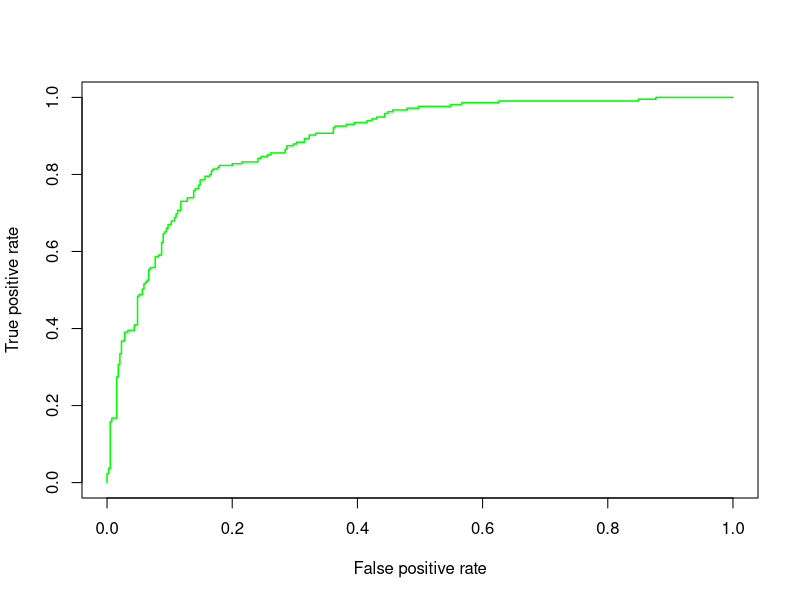

The R source for this figure:
library(caret)
library(kernlab)
library(ROCR)
data(segmentationData)

summary(segmentationData)
dim(segmentationData)

#Distribution of Target Variable
table(segmentationData$Class)

table(segmentationData$Class) / length(segmentationData$Class)

#Split Data into Training and Validation
Index <- createDataPartition(segmentationData$Class,p=.7,list=FALSE)
svm.train <- segmentationData[Index,]
svm.validate  <- segmentationData[-Index,]
trainX <-svm.train[,4:61] 

# Setup for cross validation
set.seed(123)
ctrl <- trainControl(method="cv",
                     number = 2,
                     summaryFunction=twoClassSummary,
                     classProbs=TRUE)

# Grid search to fine tune SVM
grid <- expand.grid(sigma = c(.01, .015, 0.2),
                    C = c(0.75, 0.9, 1, 1.1, 1.25))

#Train SVM
svm.tune <- train(x=trainX,
                  y= svm.train$Class,
                  method = "svmRadial",
                  metric="ROC",
                  tuneGrid = grid,
                  trControl=ctrl)

svm.tune

# Predict Target Label
valX <-svm.validate[,4:61]
pred <- predict(svm.tune, valX, type="prob")[2]

# Model Performance Statistics
pred_val <-prediction(pred,svm.validate$Class)

# Calculating Area under Curve
perf_val <- performance(pred_val,"auc")
perf_val

# Calculating True Positive and False Positive Rate
perf_val <- performance(pred_val, "tpr", "fpr")

# Plot the ROC curve
plot(perf_val, col = "green", lwd = 1.5)
